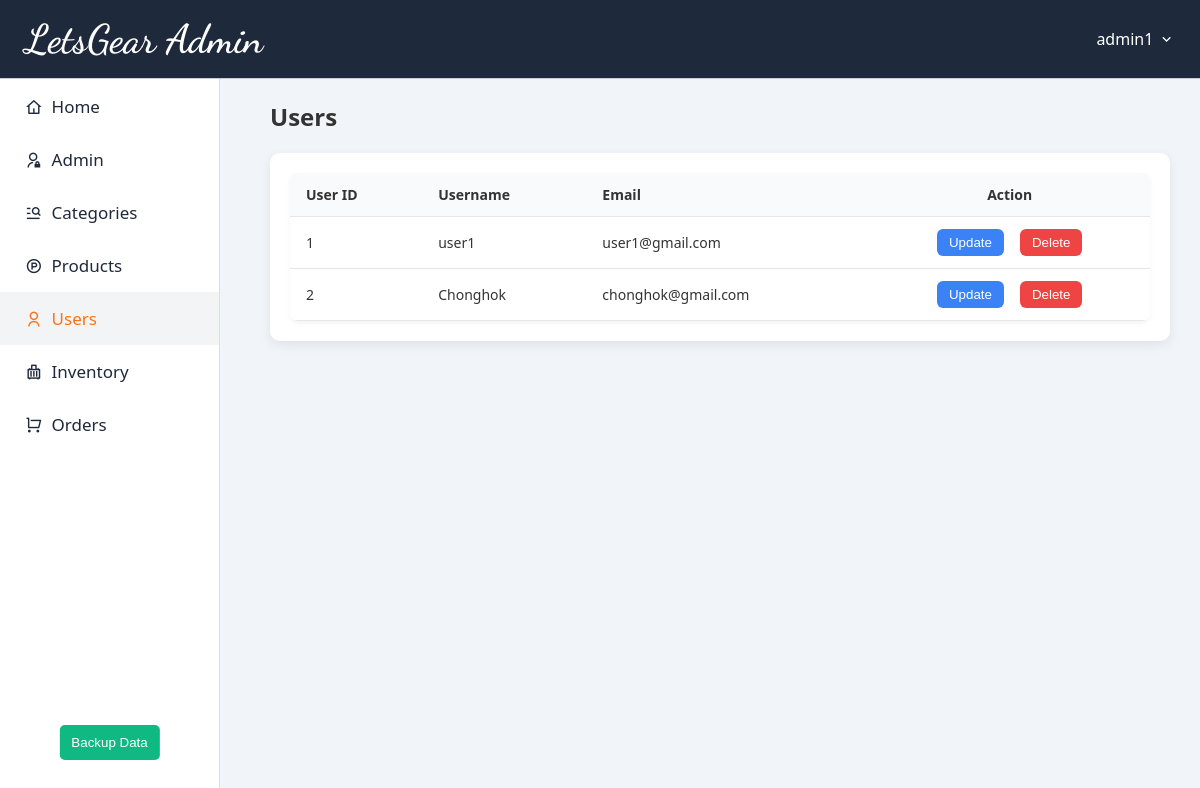
Page /admin-panel/user/index.php (signed in) on the committed database.
### tables this page shows
CREATE TABLE `user` (
  `userID` int(11) NOT NULL,
  `username` varchar(255) NOT NULL,
  `email` varchar(255) NOT NULL,
  `password` varchar(255) NOT NULL
);

### admin-panel/admin-includes/admin-functions.php (called while the page is built, shortened)
<?php
    function getUsers($conn) {
        $sql = "SELECT * FROM user";
        $stmt = $conn->prepare($sql);
        $stmt->execute();
        return $stmt->fetchAll(PDO::FETCH_ASSOC);
    }
    function getAdminByID($conn, $adminID) {
        $sql = "SELECT * FROM admin
                WHERE adminID = ?";
        $stmt = $conn->prepare($sql);
        $stmt->execute([$adminID]);
        return $stmt->fetch(PDO::FETCH_ASSOC);
    }
?>

### admin-panel/user/index.php (the view, shortened to what this page needs)
<?php
require_once '../admin-includes/config.php';
require_once '../admin-includes/admin-functions.php';
$userInfo = getUsers($conn);
?>
<!DOCTYPE html>
<html lang="en">
<head>
    <link href="https://cdn.jsdelivr.net/npm/remixicon@4.0.0/fonts/remixicon.css" rel="stylesheet">
    <link rel="stylesheet" href="../admin-assets/css/style.css">
    <link rel="stylesheet" href="../admin-assets/css/user.css">
</head>
<body>
    <?php require_once '../admin-includes/header.php' ?>
    <?php require_once '../admin-includes/sidebar.php' ?>
    <main>
        <div class="admin-table-header">
            <h2>Users</h2>
        </div>
        <div class="admin-table-wrapper">
            <table class="admin-table">
                <thead>
                    <tr>
                        <th>User ID</th>
                        <th>Username</th>
                        <th>Email</th>
                        <th style="text-align: center;">Action</th>
                    </tr>
                </thead>
                <tbody>
                    <?php foreach ($userInfo as $user): ?>
                    <tr data-userid="<?= $user['userID'] ?>">
                        <td><?= $user['userID'] ?></td>
                        <td class="truncate"><?= $user['username'] ?></td>
                        <td class="truncate"><?= $user['email'] ?></td>
                        <td>
                            <div class="action-buttons">
                                <button class="btn-update" onclick="window.location.href='update-user.php?id=<?= $user['userID'] ?>'">Update</button>
                                <button class="btn-delete" data-userid="<?= $user['userID'] ?>">Delete</button>
                            </div>
                        </td>
                    </tr>
                    <?php endforeach; ?>
                </tbody>
            </table>
        </div>
    </main>
</body>
</html>

### admin-panel/admin-includes/header.php (shortened to what this page needs)
<?php
$adminName = getAdminByID($conn, $_SESSION['admin_id']);
?>
<header>
    <div class="logo">
        <span class="company-name">LetsGear Admin</span>
    </div>
    <div class="user-dropdown" id="userDropdown">
        <div class="user-info" id="userInfo">
            <span class="username"><?= htmlspecialchars($adminName['username']); ?></span>
            <i class="ri-arrow-down-s-line"></i>
        </div>
    </div>
</header>

### admin-panel/admin-assets/css/style.css (style rules this page uses)
* { margin: 0; padding: 0; box-sizing: border-box; }
body { font-family: 'Segoe UI', Tahoma, Geneva, Verdana, sans-serif; background-color: #f1f4f9; color: #333; }
header { background-color: #1e293b; padding: 15px 25px; display: flex; justify-content: space-between; align-items: center; border-bottom: 1px solid #ccc; position: fixed; top: 0; left: 0; right: 0; z-index: 1000; }
.logo { display: flex; align-items: center; color: #ffffff; font-size: 20px; font-weight: bold; }
.company-name { font-size: 22px; color: #ffffff; font-weight: 600; font-family: "Dancing Script", cursive; font-optical-sizing: auto; font-size: 40px; color: #ffffff; }
.user-dropdown { position: relative; display: inline-block; color: white; }
.user-info { cursor: pointer; display: flex; align-items: center; gap: 5px; color: #ffffff; }
main { margin-left: 240px; margin-top: 70px; padding: 30px; }
table { width: 100%; border-collapse: collapse; background-color: #ffffff; box-shadow: 0 2px 5px rgba(0,0,0,0.05); border-radius: 8px; overflow: hidden; }
th, td { padding: 15px; border-bottom: 1px solid #eee; text-align: left; }
th { background-color: #f9fafb; font-weight: bold; }

### admin-panel/admin-assets/css/user.css (style rules this page uses)
main { margin-left: 240px; margin-top: 70px; padding: 30px; }
.admin-table-header { display: flex; justify-content: space-between; align-items: center; margin-bottom: 20px; }
.admin-table-wrapper { background-color: #ffffff; border-radius: 10px; padding: 20px; box-shadow: 0 4px 12px rgba(0,0,0,0.08); overflow-x: auto; margin: 0px auto; }
.admin-table { width: 100%; border-collapse: collapse; font-size: 14px; }
.admin-table thead { background-color: #f9fafb; }
.admin-table th, .admin-table td { padding: 12px 16px; border-bottom: 1px solid #e5e7eb; text-align: left; max-width: 220px; white-space: nowrap; overflow: hidden; text-overflow: ellipsis; }
.admin-table td.truncate { max-width: 220px; }
td .action-buttons { display: flex; align-items: center; justify-content: center; }
.btn-update { background-color: #3b82f6; color: white; border: none; padding: 6px 12px; border-radius: 6px; cursor: pointer; font-weight: 500; transition: background-color 0.3s ease; }
.btn-delete { background-color: #ef4444; color: white; border: none; padding: 6px 12px; border-radius: 6px; cursor: pointer; font-weight: 500; margin-left: 8px; transition: background-color 0.3s ease; }
.action-buttons { display: flex; gap: 8px; flex-wrap: wrap; }

### rows in the picture
user: userID "1", username "user1", email "user1@gmail.com"
user: userID "2", username "Chonghok", email "chonghok@gmail.com"

### other values in the picture
$adminName['username'] "admin1"
